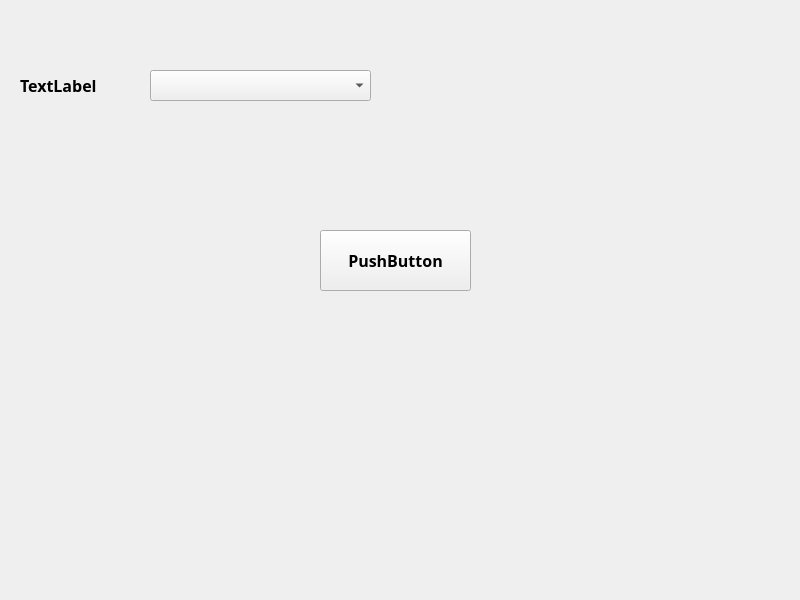
<?xml version="1.0" encoding="UTF-8"?>
<ui version="4.0">
 <class>MainWindow</class>
 <widget class="QMainWindow" name="MainWindow">
  <property name="geometry">
   <rect>
    <x>0</x>
    <y>0</y>
    <width>800</width>
    <height>600</height>
   </rect>
  </property>
  <property name="windowTitle">
   <string>MainWindow</string>
  </property>
  <widget class="QWidget" name="centralwidget">
   <widget class="QPushButton" name="pushButton">
    <property name="geometry">
     <rect>
      <x>320</x>
      <y>230</y>
      <width>151</width>
      <height>61</height>
     </rect>
    </property>
    <property name="font">
     <font>
      <family>IBM Plex Mono</family>
      <pointsize>12</pointsize>
      <weight>75</weight>
      <bold>true</bold>
     </font>
    </property>
    <property name="text">
     <string>PushButton</string>
    </property>
   </widget>
   <widget class="QComboBox" name="desplegable_origen">
    <property name="geometry">
     <rect>
      <x>150</x>
      <y>70</y>
      <width>221</width>
      <height>31</height>
     </rect>
    </property>
   </widget>
   <widget class="QLabel" name="label_origen">
    <property name="geometry">
     <rect>
      <x>20</x>
      <y>70</y>
      <width>101</width>
      <height>31</height>
     </rect>
    </property>
    <property name="font">
     <font>
      <family>IBM Plex Mono</family>
      <pointsize>12</pointsize>
      <weight>75</weight>
      <bold>true</bold>
     </font>
    </property>
    <property name="text">
     <string>TextLabel</string>
    </property>
   </widget>
  </widget>
 </widget>
 <resources/>
 <connections/>
</ui>
